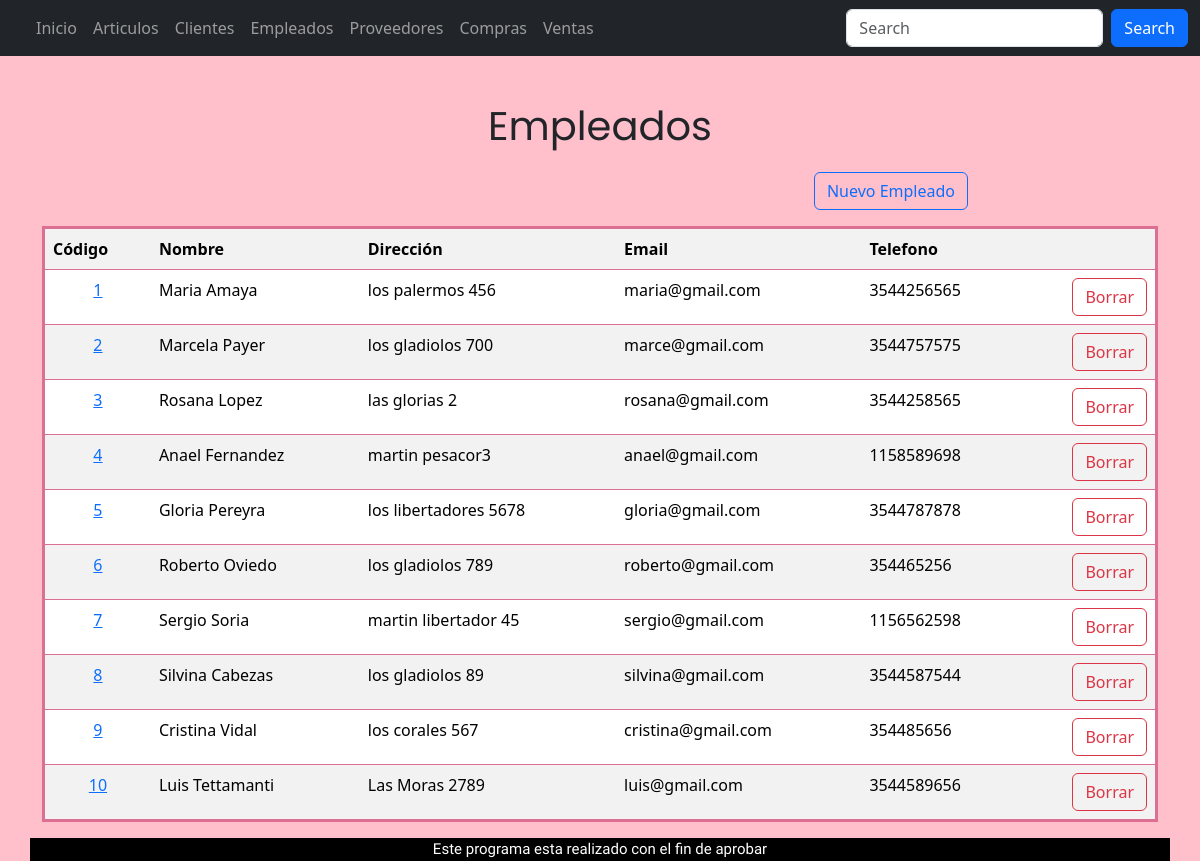
The app's page /tablaempleados/, older data.
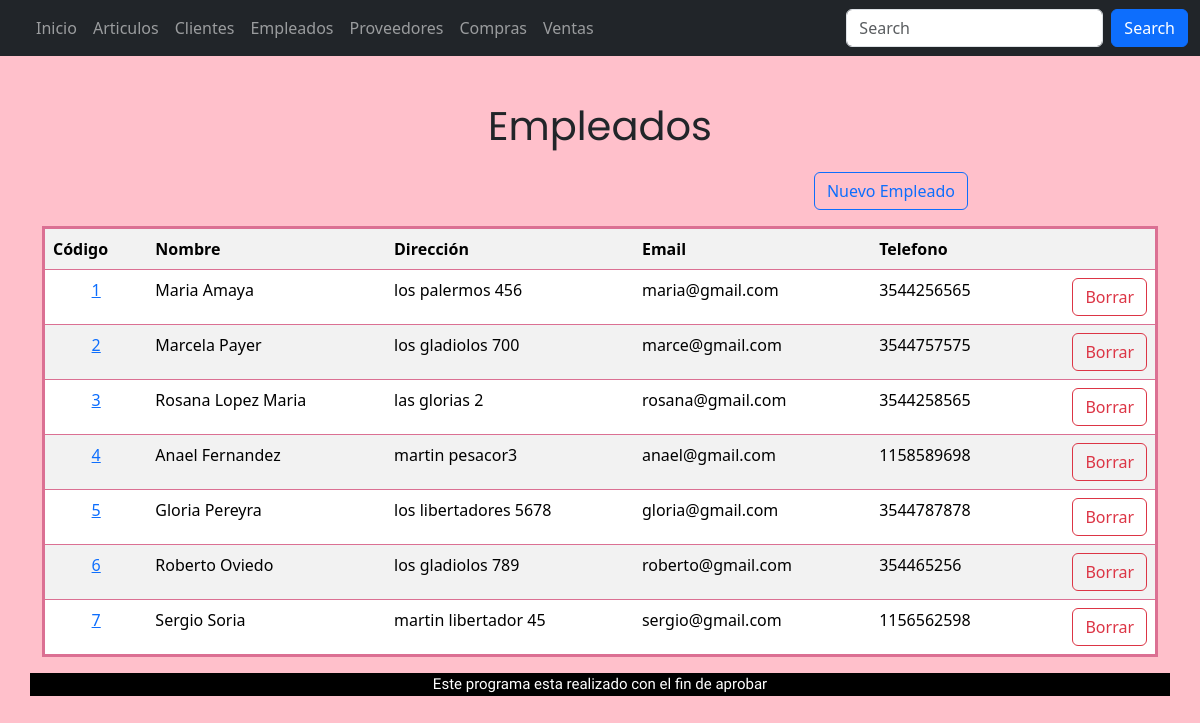
The same page, newer data.
### appRieVictoria/models.py (models this page shows, shortened)
class Empleados(models.Model):
    nombre = models.CharField(max_length=50, help_text="Nombre del empleado",verbose_name="Nombre")
    direccion = models.CharField(max_length=100, help_text='Direccion del empleado')
    Email = models.EmailField(help_text="Email del empleado")
    telefono = models.PositiveBigIntegerField(help_text='Telefono del empleado')
    proveedores = models.ManyToManyField("Proveedores" ,related_name='venden_a_empleados', through="Compras")
    clientes = models.ManyToManyField("Clientes" ,related_name='empleados_relacionados', through="Ventas")

### appRieVictoria/views.py (the view)
def tablaempleados(request):
    context = {'Empleados': Empleados.objects.all()}
    return render (request, 'tablaempleados.html', context)

### proyectoRieVictoria/templates/tablaempleados.html (shortened to what this page needs)
{% extends "base.html" %}
{% block content %}
<div class="nombreTablas">
    <p >Empleados</p>
</div>
<div class="row">
    <div class="col d-flex justify-content-end aling-items-end mb-3 col-10">
    <a class="btn btn-outline-primary" href="/empleados/EmpleadosNuevo{{ p.id}}">Nuevo Empleado</a></td>
    </div>
</div>
<table style="border-style: solid; border-color: palevioletred;" class="table table-striped">
            <tr>
                <th>Código</th>
                <th>Nombre</th>
                <th>Dirección</th>
                <th>Email</th>
                <th>Telefono</th>
                <th></th>
            </tr>
            {% for p in Empleados %}
                <tr>
                    <td class="centrado"><a href="/empleados/EmpleadosModif/{{ p.id }}/">{{ p.id }}</a></td>
                    <td>{{ p.nombre }}</td>
                    <td>{{ p.direccion }}</td>
                    <td>{{ p.Email }}</td>
                    <td>{{ p.telefono }}</td>
                    <td>
                        <div class="d-flex justify-content-end ">
                            <a class="btn btn-outline-danger" href="/empleados/EmpleadosBorrar/{{ p.id}}">Borrar</a>
                        </div>
                    </td>
                </tr>
                {% endfor %}
        </table>
    </div>
{% endblock %}

Row changes from the older to the newer data that the page shows:
removed Empleados: id "8", nombre "Silvina Cabezas", direccion "los gladiolos 89", Email "silvina@gmail.com", telefono "3544587544"
removed Empleados: id "9", nombre "Cristina Vidal", direccion "los corales 567", Email "cristina@gmail.com", telefono "354485656"
removed Empleados: id "10", nombre "Luis Tettamanti", direccion "Las Moras 2789", Email "luis@gmail.com", telefono "3544589656"
changed Empleados "las glorias 2": nombre "Rosana Lopez" → "Rosana Lopez Maria"
